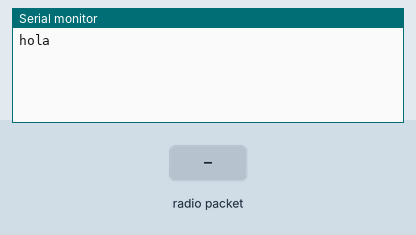
Bench run of a sketch on a simulated Arduino Uno, built with avr-gcc and run on an emulated ATmega328P. On the bench: the last lines printed to the serial monitor. The test bench sets the inputs (shaded band). No radio packets arrive unless stated.

Above: at 1.2 s.
1.3 s: radio packet "1" arrives
At 1.8 s:
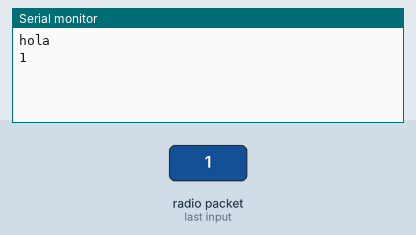
2.8 s: radio packet "0" arrives
At 4.0 s:
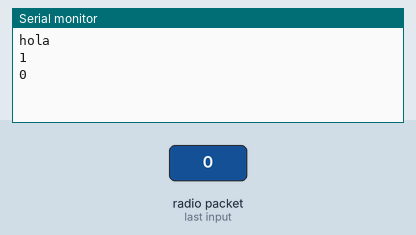
4.3 s: radio packet "2" arrives
At 5.3 s:
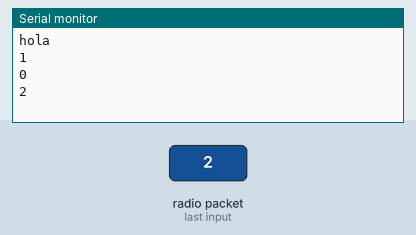

Measured:
- after the input at 1.3 s, the serial monitor: prints a new line at once (image 1)
- after the input at 2.8 s, the serial monitor: prints a new line at once (image 2)
- after the input at 4.3 s, the serial monitor: prints a new line at once (image 3)

The sketch:

rfxdemo1.ino
```cpp
#include <SPI.h>
#include <nRF24L01.h>
#include <RF24.h>

char text[255] = {0};

RF24 radio(6, 8);

const uint64_t pipes[2] = {0xE7D3F035FF,  0xE7D3F035C2 };
void setup()
{
   while (!Serial);
  Serial.begin(9600);
  Serial.println("hola");
  radio.begin();
  radio.setDataRate(RF24_1MBPS);
  radio.setChannel(76);
  radio.setPALevel(RF24_PA_MAX);
  radio.enableDynamicPayloads();
  radio.setCRCLength(RF24_CRC_16);

  radio.openReadingPipe(1, pipes[0]);
  radio.openReadingPipe(2, pipes[1]);

  radio.startListening();
}

void loop()
{
 if (radio.available())
  {
    radio.read(&text, sizeof(text));
    Serial.println(text);
    delay(50);

  }
}
```
